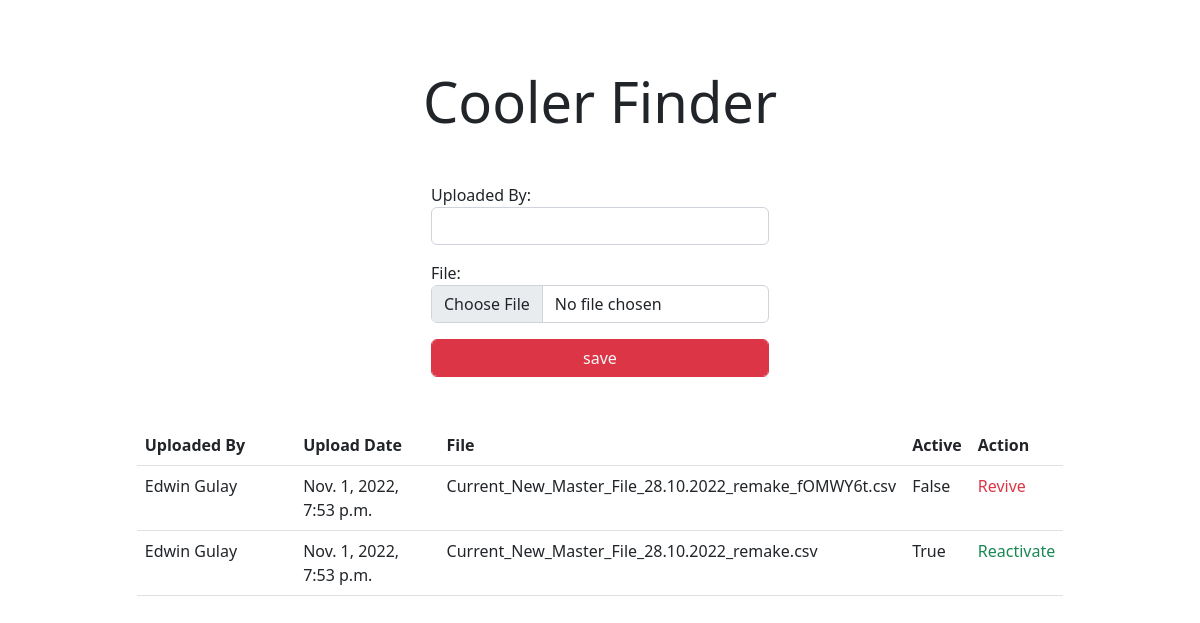
Page /upload/ (signed in) on the earlier database version.
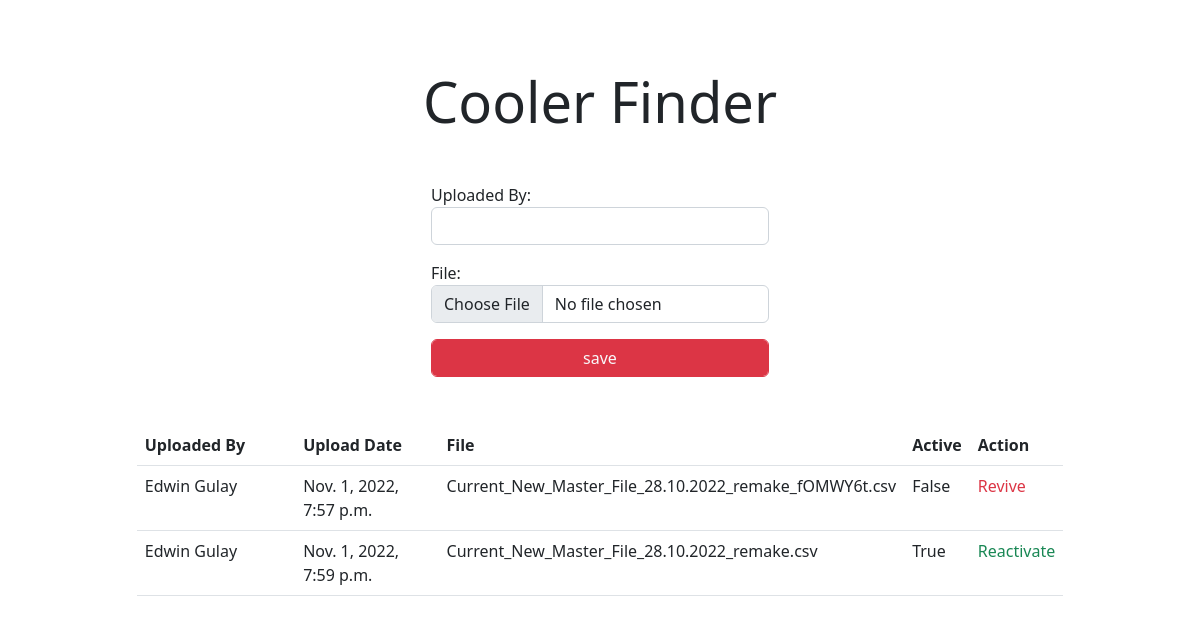
Same page on the later database version.
### search/models.py (models this page shows)
class MasterDataFile(models.Model):
    file_name = models.CharField(max_length=100, verbose_name='Uploaded By')
    file = models.FileField()
    file_date = models.DateTimeField(auto_now=True)
    active  = models.BooleanField(default=True)
    def __str__(self):
        return self.filename()
    def filename(self):
        return os.path.basename(self.file.name)

### search/views.py (the view)
# urls.py: path('upload/', upload_file, name='upload'),
def upload_file(request):
    if request.user.is_authenticated is not True:
        return redirect("/login")
    if request.method == 'POST':
        form = MasterDataFileForm(request.POST,request.FILES)
        if form.is_valid():
            form.save()
            return redirect("/upload")
    else:
        uploads = MasterDataFile.objects.all().order_by('-id')
        form = MasterDataFileForm()
    return render(request, "upload.html", {'form': form, 'uploads': uploads})

### search/forms.py
class MasterDataFileForm(forms.ModelForm):
    class Meta:
        model = MasterDataFile
        fields = ('file_name', 'file')
        widgets = {
            'file_name' : forms.TextInput(attrs={'class': 'form-control'}),
            'file': forms.FileInput(attrs={'class': 'form-control', 'accept':'.csv'})
        }

### template/upload.html (shortened to what this page needs)
<!DOCTYPE html>
<html lang="en">
<head>
    <link href="https://cdn.jsdelivr.net/npm/bootstrap@5.2.1/dist/css/bootstrap.min.css" rel="stylesheet"
>
</head>
<body>
    <div id="header">
    </div>
    <div class="d-flex justify-content-center alig-item-center my-5">
        <span class="display-4 ">Cooler Finder</span>
    </div>
    <div class="d-flex justify-content-center alig-item-center my-5">
        <form action="" method="post" enctype="multipart/form-data">
            {{form.as_p}}
            <input class="btn btn-danger text-light form-control" type="submit" value="save">
        </form>
    </div>
    <div class="d-flex justify-content-center my-5">
    <div class="">
        <div class="col-12">
            <table class="table">
                <tr>
                    <th>Uploaded By</th>
                    <th>Upload Date</th>
                    <th>File</th>
                    <th>Active</th>
                    <th>Action</th>
                </tr>
                {% for upload in uploads %}
                <tr>
                    <td width="40%">{{upload.file_name}}</td>
                    <td width="40%">{{upload.file_date}}</td>
                    <td>{{upload}}</td>
                    <td>{{upload.active}}</td>
                    <td>{% if upload.active %}
                        <a href="{% url 'activate_file' upload.id %}" class="text-success">Reactivate</a>
                        {% else %}
                        <a href="{% url 'activate_file' upload.id %}" class="text-danger">Revive</a>
                        {% endif %}
                    </td>
                </tr>
                {% endfor %}
            </table>
        </div>
    </div>
    </div>
</body>
</html>

### template/upload.html (style rules this page uses)
#header { background: url("https://digitalagencynetwork.com/wp-content/uploads/2020/02/what-you-can-see-from-coca-colas-digital-marketing-strategy.jpg") no-repeat; background-size: 80%; background-position: center; padding: 10px; text-align: center; color: white; }
a { text-decoration: none; color: white; }

Differences in the rows shown:
changed MasterDataFile "Current_New_Master_File_28.10.2022_remake_fOMWY6t.csv": file_date "Nov. 1, 2022, 7:53 p.m." → "Nov. 1, 2022, 7:57 p.m."
changed MasterDataFile "Current_New_Master_File_28.10.2022_remake.csv": file_date "Nov. 1, 2022, 7:53 p.m." → "Nov. 1, 2022, 7:59 p.m."
